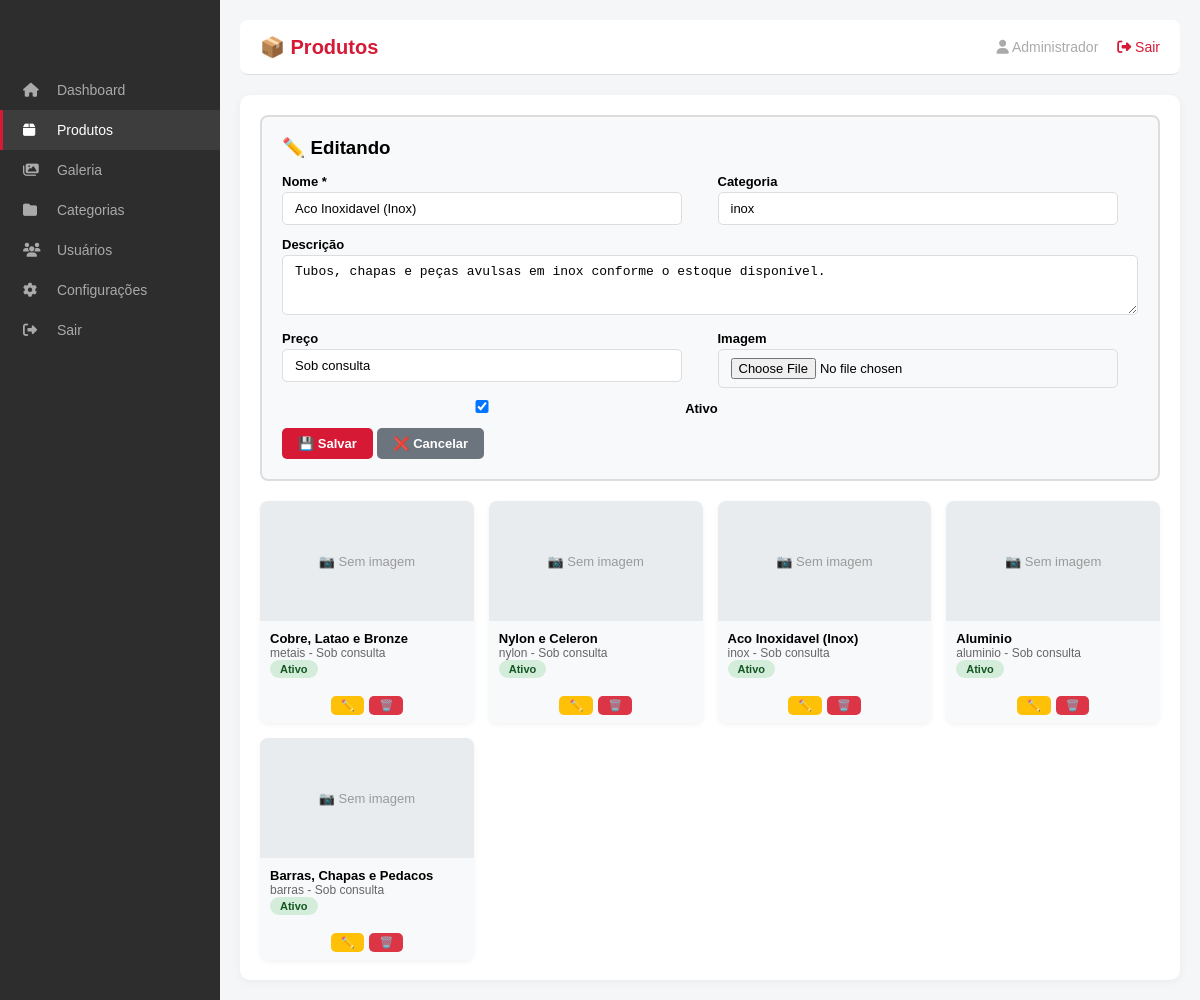
Page /painel_industrial/admin.php?modulo=produtos&edit=7 (signed in) on the committed database.
### tables this page shows
CREATE TABLE `produtos` (
  `id` int(11) NOT NULL AUTO_INCREMENT,
  `categoria` varchar(50) NOT NULL,
  `nome` varchar(100) NOT NULL,
  `descricao` text DEFAULT NULL,
  `icone` varchar(50) DEFAULT NULL,
  `imagem` varchar(255) DEFAULT NULL,
  `ativo` tinyint(1) DEFAULT 1,
  `created_at` timestamp NOT NULL DEFAULT current_timestamp(),
  `updated_at` timestamp NOT NULL DEFAULT current_timestamp() ON UPDATE current_timestamp(),
  `preco` varchar(50) DEFAULT 'Sob consulta',
  PRIMARY KEY (`id`)
);

### config/database.php (called while the page is built, shortened)
<?php
$host = "localhost";
$dbname = "u119221664_ferrobras_site";
$user = "u119221664_ferrobras_user";
$pass = "Ferrobras@2026";
try {
    $pdo = new PDO("mysql:host=$host;dbname=$dbname;charset=utf8", $user, $pass);
    $pdo->setAttribute(PDO::ATTR_ERRMODE, PDO::ERRMODE_EXCEPTION);
} catch(PDOException $e) {
    die("❌ Erro de conexão: " . $e->getMessage());
}
function fetchAll($sql) {
    global $pdo;
    $stmt = $pdo->query($sql);
    return $stmt->fetchAll(PDO::FETCH_ASSOC);
}
function fetchOne($sql) {
    global $pdo;
    $stmt = $pdo->query($sql);
    return $stmt->fetch(PDO::FETCH_ASSOC);
}
?>

### painel_industrial/admin.php (the view, shortened to what this page needs)
<?php
require_once __DIR__ . '/../config/database.php';
$modulo = $_GET['modulo'] ?? 'dashboard';
$editando = null;
if ($modulo === 'produtos') {
    if (isset($_GET['edit']) && is_numeric($_GET['edit'])) {
        $editando = fetchOne("SELECT * FROM produtos WHERE id = " . intval($_GET['edit']));
    }
}
?>
<!DOCTYPE html>
<html>
<head>
    <link rel="stylesheet" href="https://cdnjs.cloudflare.com/ajax/libs/font-awesome/6.4.0/css/all.min.css">
</head>
<body>
    <div class="sidebar">
        <a href="admin.php?modulo=dashboard" class="<?php echo $modulo === 'dashboard' ? 'active' : ''; ?>"><i class="fas fa-home"></i> Dashboard</a>
        <a href="admin.php?modulo=produtos" class="<?php echo $modulo === 'produtos' ? 'active' : ''; ?>"><i class="fas fa-box"></i> Produtos</a>
        <a href="admin.php?modulo=galeria" class="<?php echo $modulo === 'galeria' ? 'active' : ''; ?>"><i class="fas fa-images"></i> Galeria</a>
        <a href="admin.php?modulo=categorias" class="<?php echo $modulo === 'categorias' ? 'active' : ''; ?>"><i class="fas fa-folder"></i> Categorias</a>
        <a href="admin.php?modulo=usuarios" class="<?php echo $modulo === 'usuarios' ? 'active' : ''; ?>"><i class="fas fa-users"></i> Usuários</a>
        <a href="admin.php?modulo=configuracoes" class="<?php echo $modulo === 'configuracoes' ? 'active' : ''; ?>"><i class="fas fa-cog"></i> Configurações</a>
        <a href="logout.php"><i class="fas fa-sign-out-alt"></i> Sair</a>
    </div>
    <div class="main">
        <div class="header" style="background:white;color:#333;border-bottom:1px solid #ddd;margin-bottom:20px;border-radius:8px;">
            <h1 style="color:#d61935;font-size:20px;">
                <?php
                $titulos = [
                    'dashboard' => '📊 Dashboard',
                    'produtos' => '📦 Produtos',
                    'galeria' => '🖼️ Galeria',
                    'categorias' => '📂 Categorias',
                    'usuarios' => '👥 Usuários',
                    'configuracoes' => '⚙️ Configurações'
                ];
                echo $titulos[$modulo] ?? '📊 Dashboard';
                ?>
            </h1>
            <div class="user-info">
                <i class="fas fa-user"></i> <?php echo $_SESSION['admin_nome'] ?? $_SESSION['admin_email'] ?? 'Admin'; ?>
                <a href="logout.php"><i class="fas fa-sign-out-alt"></i> Sair</a>
            </div>
        </div>
        <div class="container">
            <?php if ($modulo === 'produtos'):
                $produtos = fetchAll("SELECT * FROM produtos ORDER BY id DESC");
            ?>
                <div class="form-card">
                    <h3><?php echo $editando ? '✏️ Editando' : '➕ Novo Produto'; ?></h3>
                    <form method="POST" enctype="multipart/form-data">
                        <div class="form-row">
                            <div class="form-group"><label>Nome *</label><input type="text" name="nome" value="<?php echo $editando ? htmlspecialchars($editando['nome']) : ''; ?>" required></div>
                            <div class="form-group"><label>Categoria</label><input type="text" name="categoria" value="<?php echo $editando ? htmlspecialchars($editando['categoria']) : ''; ?>"></div>
                        </div>
                        <div class="form-group"><label>Descrição</label><textarea name="descricao"><?php echo $editando ? htmlspecialchars($editando['descricao']) : ''; ?></textarea></div>
                        <div class="form-row">
                            <div class="form-group"><label>Preço</label><input type="text" name="preco" value="<?php echo $editando ? htmlspecialchars($editando['preco']) : 'Sob consulta'; ?>"></div>
                            <div class="form-group"><label>Imagem</label><input type="file" name="imagem" accept="image/*"></div>
                        </div>
                        <div class="form-group"><label><input type="checkbox" name="ativo" value="1" <?php echo (!$editando || $editando['ativo']) ? 'checked' : ''; ?>> Ativo</label></div>
                        <button type="submit" name="salvar_produto" class="btn btn-primary">💾 Salvar</button>
                        <?php if ($editando): ?><a href="admin.php?modulo=produtos" class="btn btn-voltar">❌ Cancelar</a><?php endif; ?>
                    </form>
                </div>
                <div class="grid-produtos">
                    <?php if (count($produtos) > 0): ?>
                        <?php foreach ($produtos as $p): ?>
                            <div class="card-item">
                                <?php if (!empty($p['imagem']) && file_exists('../imagens/produtos/' . $p['imagem'])): ?>
                                    <img src="../imagens/produtos/<?php echo $p['imagem']; ?>" alt="<?php echo htmlspecialchars($p['nome']); ?>">
                                <?php else: ?>
                                    <div class="sem-imagem">📷 Sem imagem</div>
                                <?php endif; ?>
                                <div class="info">
                                    <div class="nome"><?php echo htmlspecialchars($p['nome']); ?></div>
                                    <div style="font-size:12px;color:#666;"><?php echo htmlspecialchars($p['categoria']); ?> - <?php echo $p['preco']; ?></div>
                                    <span class="badge <?php echo $p['ativo'] ? 'badge-success' : 'badge-danger'; ?>"><?php echo $p['ativo'] ? 'Ativo' : 'Inativo'; ?></span>
                                </div>
                                <div class="acoes">
                                    <a href="admin.php?modulo=produtos&edit=<?php echo $p['id']; ?>" class="btn btn-warning" style="font-size:11px;padding:3px 10px;">✏️</a>
                                    <a href="admin.php?modulo=produtos&delete=<?php echo $p['id']; ?>" class="btn btn-danger" style="font-size:11px;padding:3px 10px;" onclick="return confirm('Excluir?')">🗑️</a>
                                </div>
                            </div>
                        <?php endforeach; ?>
                    <?php else: ?>
                        <p style="text-align:center;color:#999;padding:20px;grid-column:1/-1;">Nenhum produto cadastrado</p>
                    <?php endif; ?>
                </div>
            <?php endif; ?>
        </div>
    </div>
</body>
</html>

### painel_industrial/admin.php (style rules this page uses)
* { margin:0; padding:0; box-sizing:border-box; }
body { font-family: Arial, sans-serif; background: #f4f6f8; }
.header { background: #1a1a1a; color: white; padding: 15px 20px; display: flex; justify-content: space-between; align-items: center; flex-wrap: wrap; }
.header h1 { color: #d61935; font-size: 22px; }
.header .user-info { color: #aaa; font-size: 14px; }
.header .user-info a { color: #d61935; text-decoration: none; margin-left: 15px; }
.sidebar { background: #2d2d2d; width: 220px; position: fixed; top: 0; left: 0; height: 100%; padding-top: 70px; overflow-y: auto; }
.sidebar a { display: block; padding: 12px 20px; color: #aaa; text-decoration: none; font-size: 14px; border-left: 3px solid transparent; transition: 0.3s; }
.sidebar a:hover, .sidebar a.active { background: #3d3d3d; color: white; border-left-color: #d61935; }
.sidebar a i { width: 20px; margin-right: 10px; }
.main { margin-left: 220px; padding: 20px; }
.container { background: white; padding: 20px; border-radius: 10px; box-shadow: 0 2px 10px rgba(0,0,0,0.05); }
.btn { display: inline-block; padding: 8px 16px; border-radius: 5px; text-decoration: none; font-weight: bold; border: none; cursor: pointer; font-size: 13px; }
.btn-primary { background: #d61935; color: white; }
.btn-danger { background: #dc3545; color: white; }
.btn-warning { background: #ffc107; color: #333; }
.btn-voltar { background: #6c757d; color: white; }
.badge { display: inline-block; padding: 3px 10px; border-radius: 20px; font-size: 11px; font-weight: 600; }
.badge-success { background: #d4edda; color: #155724; }
.form-group { margin-bottom: 12px; }
.form-group label { display: block; font-weight: bold; margin-bottom: 3px; font-size: 13px; }
.form-group input, .form-group textarea, .form-group select { width: 100%; max-width: 400px; padding: 8px 12px; border: 1px solid #ddd; border-radius: 5px; font-size: 13px; }
.form-group textarea { max-width: 100%; height: 60px; }
.form-row { display: grid; grid-template-columns: 1fr 1fr; gap: 15px; }
.form-card { background: #f8f9fa; padding: 20px; border-radius: 8px; margin-bottom: 20px; border: 2px solid #ddd; }
.form-card h3 { margin-bottom: 15px; }
.grid-produtos { display: grid; grid-template-columns: repeat(auto-fill, minmax(200px, 1fr)); gap: 15px; }
.card-item { background: #f8f9fa; border-radius: 8px; overflow: hidden; box-shadow: 0 2px 5px rgba(0,0,0,0.05); }
.card-item .info { padding: 10px; font-size: 13px; }
.card-item .info .nome { font-weight: bold; }
.card-item .acoes { padding: 8px 10px; display: flex; gap: 5px; justify-content: center; flex-wrap: wrap; }
.sem-imagem { width: 100%; height: 120px; background: #e9ecef; display: flex; align-items: center; justify-content: center; color: #999; font-size: 13px; }

### rows in the picture
produtos: nome "Aco Inoxidavel (Inox)", categoria "inox", descricao "Tubos, chapas e peças avulsas em inox conforme o estoque disponível.", preco "Sob consulta", ativo "☑", shows "📷 Sem imagem", shows "Ativo"
produtos: shows "📷 Sem imagem", nome "Cobre, Latao e Bronze", categoria "metais", preco "Sob consulta", ativo "Ativo"
produtos: shows "📷 Sem imagem", nome "Nylon e Celeron", categoria "nylon", preco "Sob consulta", ativo "Ativo"
produtos: shows "📷 Sem imagem", nome "Aluminio", categoria "aluminio", preco "Sob consulta", ativo "Ativo"
produtos: shows "📷 Sem imagem", nome "Barras, Chapas e Pedacos", categoria "barras", preco "Sob consulta", ativo "Ativo"

### other values in the picture
$titulos[$modulo] "📦 Produtos"
$_SESSION['admin_nome'] "Administrador"
